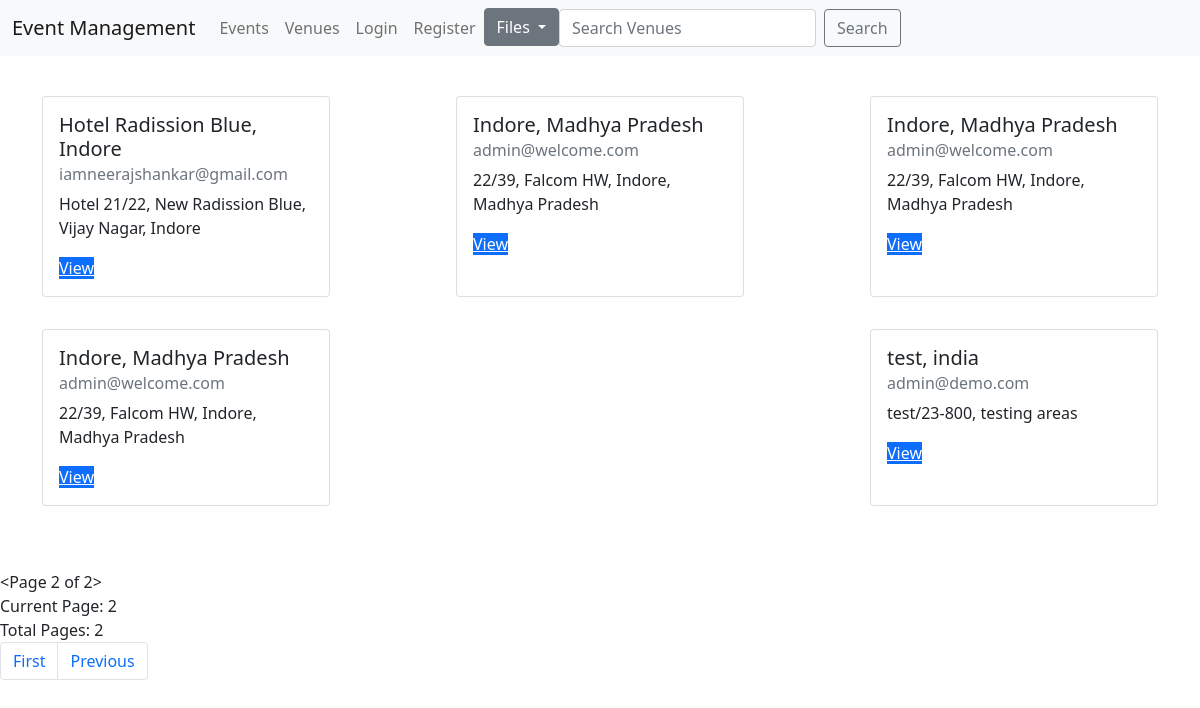
/list_venues?page=2, run on an earlier commit of the app's database.
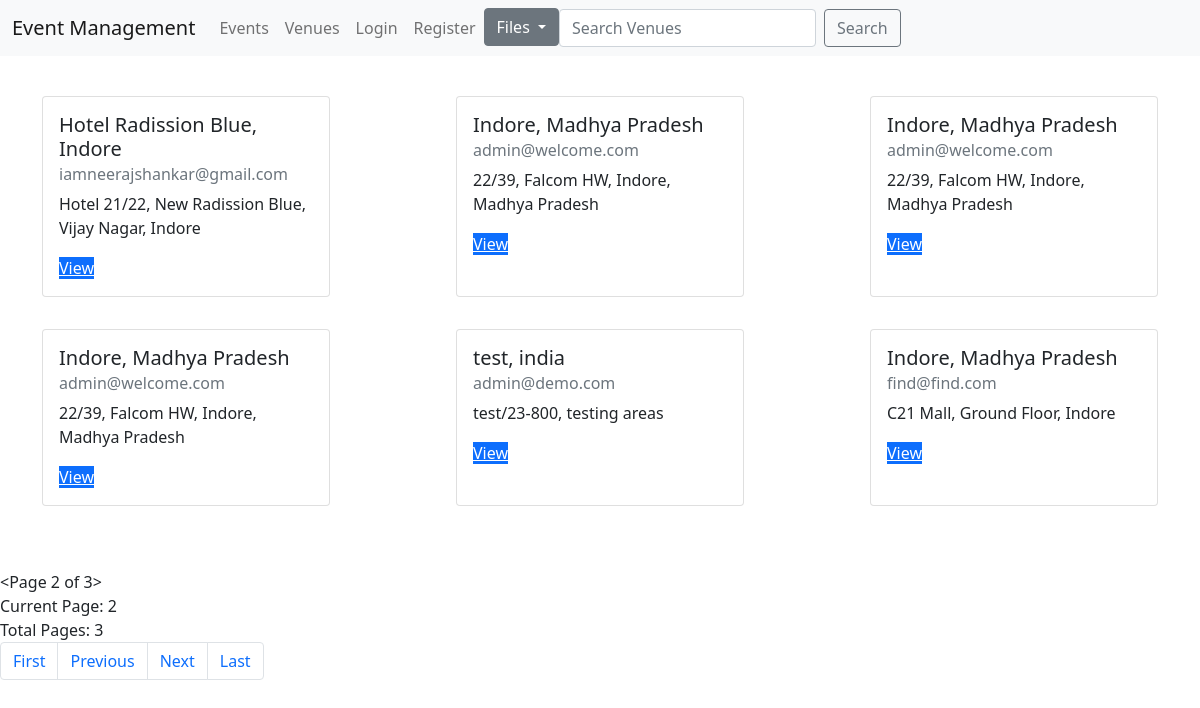
And on a later commit of the database.
### events/models.py (models this page shows, shortened)
class Venue(models.Model):
    venue_place = models.CharField('Place of Event', max_length=200)
    address = models.CharField('Venue Address', max_length=200)
    zip_code = models.CharField('Zip Code', max_length=100)
    phone = models.CharField('Contact Number', max_length=100)
    web_address =  models.URLField('Website Address')
    email_address = models.EmailField('Email Address')

### events/views.py (the view)
# urls.py: path('list_venues', views.list_venues, name='list-venues'),
def list_venues(request):
    p = Paginator(Venue.objects.all(), 6)
    page = request.GET.get('page')
    venuesList = p.get_page(page)
    return render(request, 'venue-list.html', {'venuesList':venuesList}, )

### templates/venue-list.html (shortened to what this page needs)
{% extends 'base.html' %}
{% block body%}
<div class="container  my-4" style="display: flex; flex-flow: row wrap;
  align-content: space-between;
  justify-content: space-between;">
{% for venue in venuesList%}
<div class="card my-3" style="width: 18rem;">
  <div class="card-body">
    <h5 class="card-title">{{venue.venue_place}}</h5>
    <h6 class="card-subtitle mb-2 text-muted">{{venue.email_address}}</h6>
    <p class="card-text">{{venue.address}}</p>
    <a href="{% url 'show-venue' venue.id%}" class="card-link btn-primary">View</a>
  </div>
</div>
{% endfor %}
</div>
<br>
{{venuesList}}
<br>
Current Page: {{venuesList.number}}
<br>
Total Pages: {{venuesList.paginator.num_pages}}
<br>
<nav aria-label="Page navigation example">
  <ul class="pagination">
  {%if venuesList.has_previous%}
    <li class="page-item"><a class="page-link" href="?page=1">First</a></li>
    <li class="page-item"><a class="page-link" href="?page={{venuesList.previous_page_number}}">Previous</a></li>
    {% endif %}
    {%if venuesList.has_next%}
    <li class="page-item"><a class="page-link" href="?page={{venuesList.next_page_number}}">Next</a></li>
    <li class="page-item"><a class="page-link" href="?page={{venuesList.paginator.num_pages}}">Last</a></li>
    {% endif %}
  </ul>
</nav>
{% endblock body%}

What changed in the data, as far as the page shows it:
added Venue: venue_place "Indore, Madhya Pradesh", email_address "find@find.com", address "C21 Mall, Ground Floor, Indore"
Also different on the page:
{{ venuesList }}: "<Page 2 of 2>" → "<Page 2 of 3>"
{{ venuesList.paginator.num_pages }}: "2" → "3"
text now shown: "Next Last"
